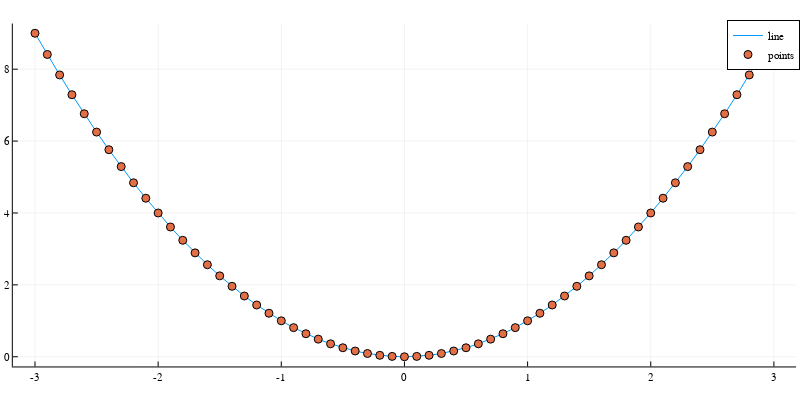

The notebook cell this image was saved under:
### Code cell
plotlyjs(size=(800,800/2))
plot(x, y, label = "line")
scatter!(x, y, label="points")

### Figure 1 — Plotly figure (JSON) as saved in the notebook; plotly's stock layout.template omitted (floating-point values rounded to 4 significant figures)
{"data": [{"colorbar": {"title": ""}, "legendgroup": "line", "line": {"color": "rgba(0, 154, 250, 1.000)", "dash": "solid", "shape": "linear", "width": 1}, "mode": "lines", "name": "line", "showlegend": true, "type": "scatter", "x": [-3, -2.9, -2.8, -2.7, -2.6, -2.5, -2.4, -2.3, -2.2, -2.1, -2, -1.9, -1.8, -1.7, -1.6, -1.5, -1.4, -1.3, -1.2, -1.1, -1, -0.9, -0.8, -0.7, -0.6, -0.5, -0.4, -0.3, -0.2, -0.1, 0, 0.1, 0.2, 0.3, 0.4, 0.5, 0.6, 0.7, 0.8, 0.9, 1, 1.1, 1.2, 1.3, 1.4, 1.5, 1.6, 1.7, 1.8, 1.9, 2, 2.1, 2.2, 2.3, 2.4, 2.5, 2.6, 2.7, 2.8, 2.9, 3], "xaxis": "x", "y": [9, 8.41, 7.84, 7.29, 6.76, 6.25, 5.76, 5.29, 4.84, 4.41, 4, 3.61, 3.24, 2.89, 2.56, 2.25, 1.96, 1.69, 1.44, 1.21, 1, 0.81, 0.64, 0.49, 0.36, 0.25, 0.16, 0.09, 0.04, 0.01, 0, 0.01, 0.04, 0.09, 0.16, 0.25, 0.36, 0.49, 0.64, 0.81, 1, 1.21, 1.44, 1.69, 1.96, 2.25, 2.56, 2.89, 3.24, 3.61, 4, 4.41, 4.84, 5.29, 5.76, 6.25, 6.76, 7.29, 7.84, 8.41, 9], "yaxis": "y", "zmax": null, "zmin": null}, {"colorbar": {"title": ""}, "legendgroup": "points", "marker": {"color": "rgba(227, 111, 71, 1.000)", "line": {"color": "rgba(0, 0, 0, 1.000)", "width": 1}, "size": 8, "symbol": "circle"}, "mode": "markers", "name": "points", "showlegend": true, "type": "scatter", "x": [-3, -2.9, -2.8, -2.7, -2.6, -2.5, -2.4, -2.3, -2.2, -2.1, -2, -1.9, -1.8, -1.7, -1.6, -1.5, -1.4, -1.3, -1.2, -1.1, -1, -0.9, -0.8, -0.7, -0.6, -0.5, -0.4, -0.3, -0.2, -0.1, 0, 0.1, 0.2, 0.3, 0.4, 0.5, 0.6, 0.7, 0.8, 0.9, 1, 1.1, 1.2, 1.3, 1.4, 1.5, 1.6, 1.7, 1.8, 1.9, 2, 2.1, 2.2, 2.3, 2.4, 2.5, 2.6, 2.7, 2.8, 2.9, 3], "xaxis": "x", "y": [9, 8.41, 7.84, 7.29, 6.76, 6.25, 5.76, 5.29, 4.84, 4.41, 4, 3.61, 3.24, 2.89, 2.56, 2.25, 1.96, 1.69, 1.44, 1.21, 1, 0.81, 0.64, 0.49, 0.36, 0.25, 0.16, 0.09, 0.04, 0.01, 0, 0.01, 0.04, 0.09, 0.16, 0.25, 0.36, 0.49, 0.64, 0.81, 1, 1.21, 1.44, 1.69, 1.96, 2.25, 2.56, 2.89, 3.24, 3.61, 4, 4.41, 4.84, 5.29, 5.76, 6.25, 6.76, 7.29, 7.84, 8.41, 9], "yaxis": "y", "zmax": null, "zmin": null}], "layout": {"annotations": [], "height": 400, "legend": {"bgcolor": "rgba(255, 255, 255, 1.000)", "bordercolor": "rgba(0, 0, 0, 1.000)", "borderwidth": 1, "font": {"color": "rgba(0, 0, 0, 1.000)", "family": "sans-serif", "size": 11}, "title": {"font": {"color": "rgba(0, 0, 0, 1.000)", "family": "sans-serif", "size": 15}, "text": ""}, "tracegroupgap": 0, "traceorder": "normal", "x": 1, "xanchor": "auto", "y": 1, "yanchor": "auto"}, "margin": {"b": 20, "l": 0, "r": 0, "t": 20}, "paper_bgcolor": "rgba(255, 255, 255, 1.000)", "plot_bgcolor": "rgba(255, 255, 255, 1.000)", "showlegend": true, "width": 800, "xaxis": {"anchor": "y", "domain": [0.01603, 0.9951], "gridcolor": "rgba(0, 0, 0, 0.100)", "gridwidth": 0.5, "linecolor": "rgba(0, 0, 0, 1.000)", "mirror": false, "range": [-3.18, 3.18], "showgrid": true, "showline": true, "showticklabels": true, "tickangle": 0, "tickcolor": "rgb(0, 0, 0)", "tickfont": {"color": "rgba(0, 0, 0, 1.000)", "family": "sans-serif", "size": 11}, "tickmode": "array", "ticks": "inside", "ticktext": ["-3", "-2", "-1", "0", "1", "2", "3"], "tickvals": [-3, -2, -1, 0, 1, 2, 3], "title": "", "titlefont": {"color": "rgba(0, 0, 0, 1.000)", "family": "sans-serif", "size": 15}, "type": "-", "visible": true, "zeroline": false, "zerolinecolor": "rgba(0, 0, 0, 1.000)"}, "yaxis": {"anchor": "x", "domain": [0.03762, 0.9902], "gridcolor": "rgba(0, 0, 0, 0.100)", "gridwidth": 0.5, "linecolor": "rgba(0, 0, 0, 1.000)", "mirror": false, "range": [-0.27, 9.27], "showgrid": true, "showline": true, "showticklabels": true, "tickangle": 0, "tickcolor": "rgb(0, 0, 0)", "tickfont": {"color": "rgba(0, 0, 0, 1.000)", "family": "sans-serif", "size": 11}, "tickmode": "array", "ticks": "inside", "ticktext": ["0", "2", "4", "6", "8"], "tickvals": [0, 2, 4, 6, 8], "title": "", "titlefont": {"color": "rgba(0, 0, 0, 1.000)", "family": "sans-serif", "size": 15}, "type": "-", "visible": true, "zeroline": false, "zerolinecolor": "rgba(0, 0, 0, 1.000)"}}}
